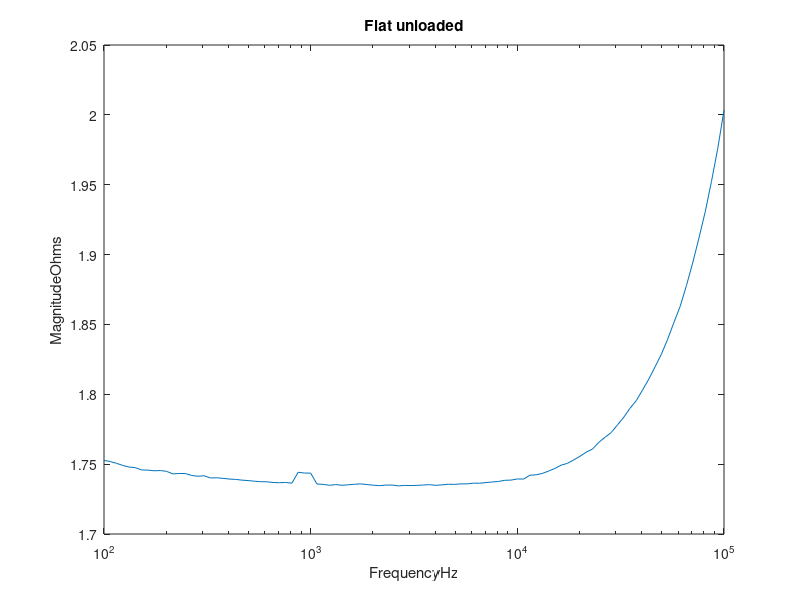
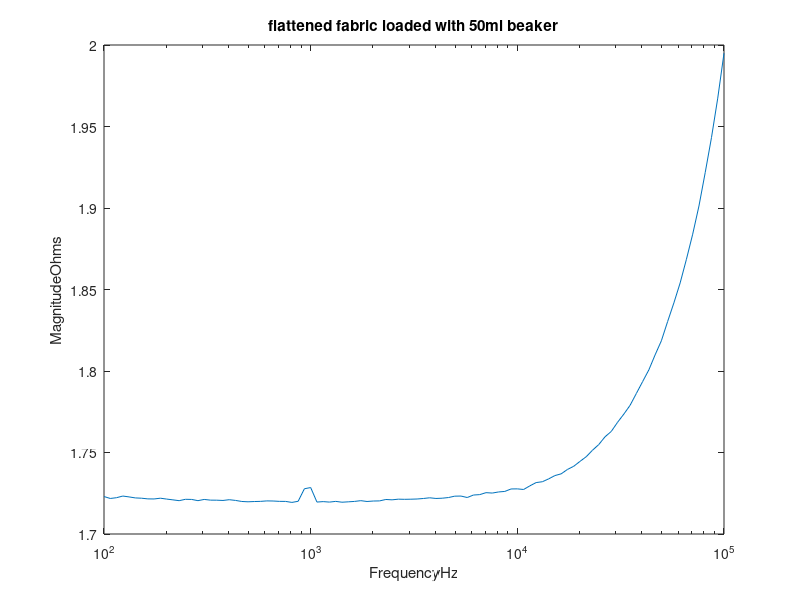
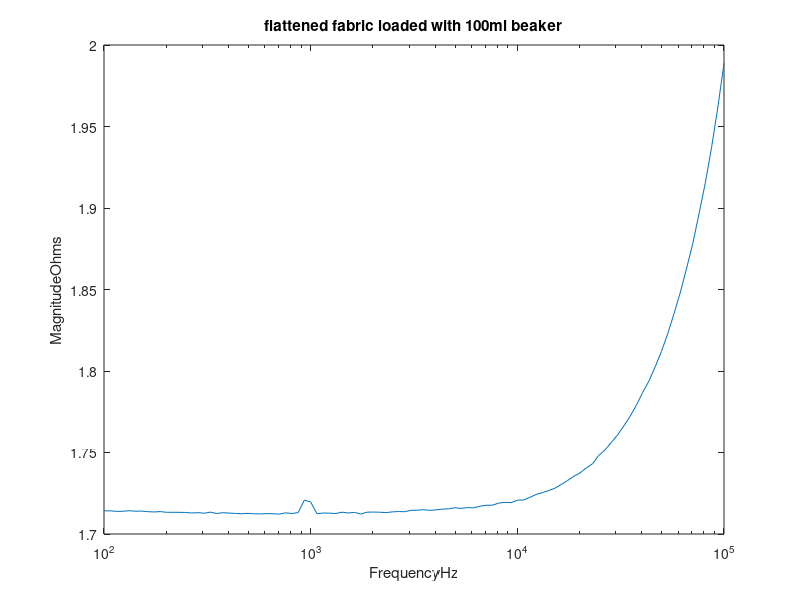
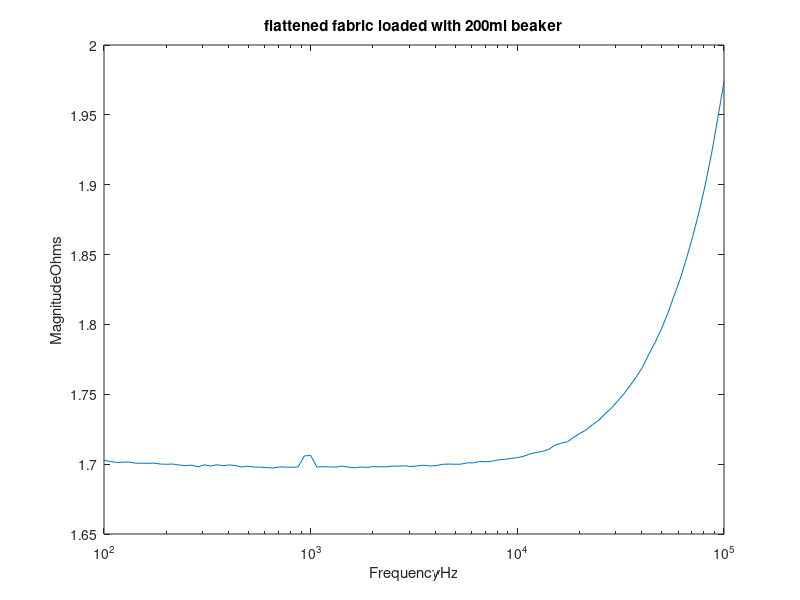

These figures' MATLAB source, in order:
clear
load('flat_test_data.mat');
figure
semilogx(FrequencyHz,Z0);
title('Flat unloaded');
xlabel('FrequencyHz');
ylabel('MagnitudeOhms');
figure
%600ml beaker plus 50ml water
semilogx(FrequencyHz,Z50);
title('flattened fabric loaded with 50ml beaker');
xlabel('FrequencyHz');
ylabel('MagnitudeOhms');
figure
%600ml beaker plus 100ml water
semilogx(FrequencyHz,Z100);
title('flattened fabric loaded with 100ml beaker');
xlabel('FrequencyHz');
ylabel('MagnitudeOhms');
figure
%600ml beaker plus 200ml water
semilogx(FrequencyHz,Z200);
title('flattened fabric loaded with 200ml beaker');
xlabel('FrequencyHz');
ylabel('MagnitudeOhms');
figure
%600ml beaker plus 500ml water
semilogx(FrequencyHz,Z500);
title('flattened fabric loaded with 500ml beaker');
xlabel('FrequencyHz');
ylabel('MagnitudeOhms');
figure
semilogx(FrequencyHz,Z50-Z0);
title('flattened fabric: difference between 50ml beaker and unloaded');
xlabel('FrequencyHz');
ylabel('MagnitudeOhms');
del1 = mean(Z50(2:end)-Z0(2:end))
figure
semilogx(FrequencyHz,Z100-Z50);
title('flattened fabric: difference between 100ml beaker and 50ml beaker');
xlabel('FrequencyHz');
ylabel('MagnitudeOhms');
del2 = mean(Z100(2:end)-Z50(2:end))
figure
semilogx(FrequencyHz,Z200-Z100);
title('flattened fabric: difference between 200ml beaker and 100ml beaker');
xlabel('FrequencyHz');
ylabel('MagnitudeOhms');
del3 = mean(Z200(2:end)-Z100(2:end))
figure
semilogx(FrequencyHz,Z500-Z200);
title('flattened fabric: difference between 500ml beaker and 200ml beaker');
xlabel('FrequencyHz');
ylabel('MagnitudeOhms');
del4 = mean(Z500(2:end)-Z200(2:end))
plot([del1,del2,del3,del4]);